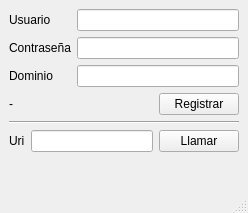
<?xml version="1.0" encoding="UTF-8"?>
<ui version="4.0">
 <class>MainWindow</class>
 <widget class="QMainWindow" name="MainWindow">
  <property name="geometry">
   <rect>
    <x>0</x>
    <y>0</y>
    <width>248</width>
    <height>213</height>
   </rect>
  </property>
  <property name="windowTitle">
   <string>MainWindow</string>
  </property>
  <widget class="QWidget" name="centralwidget">
   <layout class="QVBoxLayout" name="verticalLayout">
    <item>
     <layout class="QGridLayout" name="gridLayout">
      <item row="1" column="0">
       <widget class="QLabel" name="label_2">
        <property name="text">
         <string>Contraseña</string>
        </property>
       </widget>
      </item>
      <item row="0" column="1">
       <widget class="QLineEdit" name="userLineEdit"/>
      </item>
      <item row="1" column="1">
       <widget class="QLineEdit" name="passLineEdit"/>
      </item>
      <item row="0" column="0">
       <widget class="QLabel" name="label">
        <property name="text">
         <string>Usuario</string>
        </property>
       </widget>
      </item>
      <item row="3" column="1">
       <layout class="QHBoxLayout" name="horizontalLayout">
        <item>
         <spacer name="horizontalSpacer">
          <property name="orientation">
           <enum>Qt::Horizontal</enum>
          </property>
          <property name="sizeHint" stdset="0">
           <size>
            <width>40</width>
            <height>20</height>
           </size>
          </property>
         </spacer>
        </item>
        <item>
         <widget class="QPushButton" name="registerButton">
          <property name="text">
           <string>Registrar</string>
          </property>
         </widget>
        </item>
       </layout>
      </item>
      <item row="3" column="0">
       <widget class="QLabel" name="registeredLabel">
        <property name="text">
         <string>-</string>
        </property>
       </widget>
      </item>
      <item row="2" column="0">
       <widget class="QLabel" name="label_4">
        <property name="text">
         <string>Dominio</string>
        </property>
       </widget>
      </item>
      <item row="2" column="1">
       <widget class="QLineEdit" name="domainLineEdit"/>
      </item>
     </layout>
    </item>
    <item>
     <widget class="Line" name="line">
      <property name="orientation">
       <enum>Qt::Horizontal</enum>
      </property>
     </widget>
    </item>
    <item>
     <layout class="QHBoxLayout" name="horizontalLayout_2">
      <item>
       <widget class="QLabel" name="label_3">
        <property name="text">
         <string>Uri</string>
        </property>
       </widget>
      </item>
      <item>
       <widget class="QLineEdit" name="uriLineEdit"/>
      </item>
      <item>
       <widget class="QPushButton" name="callButton">
        <property name="text">
         <string>Llamar</string>
        </property>
       </widget>
      </item>
     </layout>
    </item>
    <item>
     <spacer name="verticalSpacer">
      <property name="orientation">
       <enum>Qt::Vertical</enum>
      </property>
      <property name="sizeHint" stdset="0">
       <size>
        <width>20</width>
        <height>0</height>
       </size>
      </property>
     </spacer>
    </item>
   </layout>
  </widget>
  <widget class="QMenuBar" name="menubar">
   <property name="geometry">
    <rect>
     <x>0</x>
     <y>0</y>
     <width>248</width>
     <height>19</height>
    </rect>
   </property>
  </widget>
  <widget class="QStatusBar" name="statusbar"/>
 </widget>
 <tabstops>
  <tabstop>userLineEdit</tabstop>
  <tabstop>passLineEdit</tabstop>
  <tabstop>domainLineEdit</tabstop>
  <tabstop>registerButton</tabstop>
  <tabstop>uriLineEdit</tabstop>
  <tabstop>callButton</tabstop>
 </tabstops>
 <resources/>
 <connections/>
</ui>
